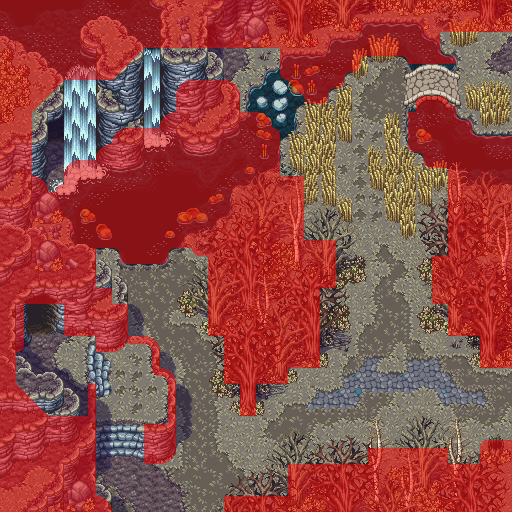

This is a level from a 2D game, rendered from its Tiled map with the project's own tilesets. A one-line summary and the map file follow, with tile-layer data summarised:
An orthogonal 32x32 tile map with 16x16 px tiles, 6 tile layers (Under Sprite 1, Under Sprite 2, Object Layer, Over Sprite 1, ...), 9 tilesets.

<map version="1.10" tiledversion="1.10.2" orientation="orthogonal" renderorder="right-down" width="32" height="32" tilewidth="16" tileheight="16" infinite="0" nextlayerid="8" nextobjectid="1">
 <tileset firstgid="1" source="../Tilesets/winter/leaves/winter leaves forest wang tiles.tsx" />
 <tileset firstgid="2049" source="../Tilesets/winter/leaves/winter leaves forest.tsx" />
 <tileset firstgid="2721" source="../Tilesets/winter/winter waterfall.tsx" />
 <tileset firstgid="2801" source="../Tilesets/winter/leaves/winter leaves 32x32.tsx" />
 <tileset firstgid="2808" source="../Tilesets/winter/leaves/winter leaves trees 80x112.tsx" />
 <tileset firstgid="2811" source="../Tilesets/winter/leaves/winter leaves 16x32.tsx" />
 <tileset firstgid="2817" source="../Tilesets/bonus bridge.tsx" />
 <tileset firstgid="2818" source="../Tilesets/collision &amp; alpha.tsx" />
 <tileset firstgid="2946" source="../Tilesets/winter/winter water sparkles.tsx" />
 <layer id="1" name="Under Sprite 1" width="32" height="32">
  <data>[1024 cells, 944 non-empty, 245 distinct tile ids]</data>
 </layer>
 <layer id="3" name="Under Sprite 2" width="32" height="32">
  <data>[1024 cells, 163 non-empty, 42 distinct tile ids]</data>
 </layer>
 <layer id="4" name="Object Layer" width="32" height="32">
  <data>[1024 cells, 84 non-empty, 15 distinct tile ids]</data>
 </layer>
 <layer id="5" name="Over Sprite 1" width="32" height="32">
  <data>[1024 cells, 263 non-empty, 126 distinct tile ids]</data>
 </layer>
 <layer id="6" name="Over Sprite 2" width="32" height="32">
  <data>[1024 cells, 116 non-empty, 60 distinct tile ids]</data>
 </layer>
 <layer id="7" name="Collision" width="32" height="32">
  <data>[1024 cells, 580 non-empty, 28 distinct tile ids]</data>
 </layer>
</map>
